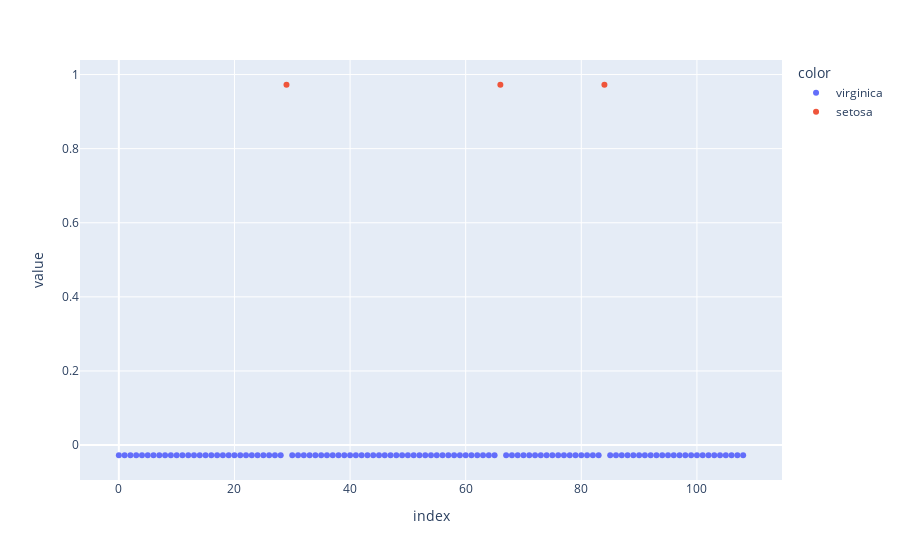

Notebook cell for this chart:
### Code cell
pca = PCA(n_components=1)
components = pca.fit_transform(X)

fig = px.scatter(components,color=pca_data['color1'])
fig.show()

### Figure 1 — Plotly figure (JSON) as saved in the notebook; plotly's stock layout.template omitted (floating-point values rounded to 4 significant figures)
{"data": [{"hovertemplate": "color=virginica<br>index=%{x}<br>value=%{y}<extra></extra>", "legendgroup": "virginica", "marker": {"color": "#636efa", "symbol": "circle"}, "mode": "markers", "name": "virginica", "orientation": "v", "showlegend": true, "type": "scatter", "x": [0, 1, 2, 3, 4, 5, 6, 7, 8, 9, 10, 11, 12, 13, 14, 15, 16, 17, 18, 19, 20, 21, 22, 23, 24, 25, 26, 27, 28, 30, 31, 32, 33, 34, 35, 36, 37, 38, 39, 40, 41, 42, 43, 44, 45, 46, 47, 48, 49, 50, 51, 52, 53, 54, 55, 56, 57, 58, 59, 60, 61, 62, 63, 64, 65, 67, 68, 69, 70, 71, 72, 73, 74, 75, 76, 77, 78, 79, 80, 81, 82, 83, 85, 86, 87, 88, 89, 90, 91, 92, 93, 94, 95, 96, 97, 98, 99, 100, 101, 102, 103, 104, 105, 106, 107, 108], "xaxis": "x", "y": [-0.02752, -0.02752, -0.02752, -0.02752, -0.02752, -0.02752, -0.02752, -0.02752, -0.02752, -0.02752, -0.02752, -0.02752, -0.02752, -0.02752, -0.02752, -0.02752, -0.02752, -0.02752, -0.02752, -0.02752, -0.02752, -0.02752, -0.02752, -0.02752, -0.02752, -0.02752, -0.02752, -0.02752, -0.02752, -0.02752, -0.02752, -0.02752, -0.02752, -0.02752, -0.02752, -0.02752, -0.02752, -0.02752, -0.02752, -0.02752, -0.02752, -0.02752, -0.02752, -0.02752, -0.02752, -0.02752, -0.02752, -0.02752, -0.02752, -0.02752, -0.02752, -0.02752, -0.02752, -0.02752, -0.02752, -0.02752, -0.02752, -0.02752, -0.02752, -0.02752, -0.02752, -0.02752, -0.02752, -0.02752, -0.02752, -0.02752, -0.02752, -0.02752, -0.02752, -0.02752, -0.02752, -0.02752, -0.02752, -0.02752, -0.02752, -0.02752, -0.02752, -0.02752, -0.02752, -0.02752, -0.02752, -0.02752, -0.02752, -0.02752, -0.02752, -0.02752, -0.02752, -0.02752, -0.02752, -0.02752, -0.02752, -0.02752, -0.02752, -0.02752, -0.02752, -0.02752, -0.02752, -0.02752, -0.02752, -0.02752, -0.02752, -0.02752, -0.02752, -0.02752, -0.02752, -0.02752], "yaxis": "y"}, {"hovertemplate": "color=setosa<br>index=%{x}<br>value=%{y}<extra></extra>", "legendgroup": "setosa", "marker": {"color": "#EF553B", "symbol": "circle"}, "mode": "markers", "name": "setosa", "orientation": "v", "showlegend": true, "type": "scatter", "x": [29, 66, 84], "xaxis": "x", "y": [0.9725, 0.9725, 0.9725], "yaxis": "y"}], "layout": {"legend": {"title": {"text": "color"}, "tracegroupgap": 0}, "margin": {"t": 60}, "xaxis": {"anchor": "y", "domain": [0, 1], "title": {"text": "index"}}, "yaxis": {"anchor": "x", "domain": [0, 1], "title": {"text": "value"}}}}
